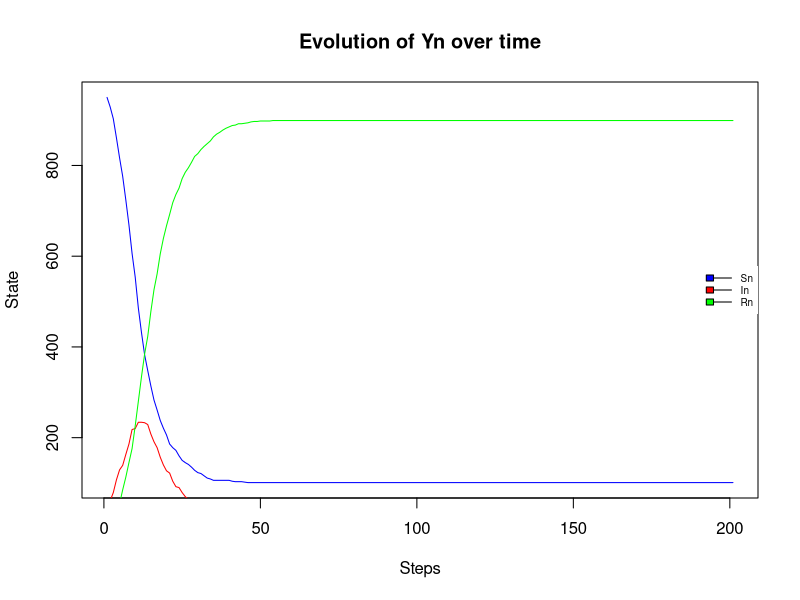

Generate this figure with R:
# total population
t = 1000

# initial population in each state
Sn = 950
In = 50
Rn = 0

# initialize parameters
N = 200
beta = 0.5*In/t
gamma = 0.2
P = matrix(c(1-beta, beta, 0, 0, 1-gamma, gamma, 0, 0, 1), nrow = 3,byrow=TRUE)

# y is an array to keep the results
# each column contains Sn, In and Rn for 1 step
y = matrix('numeric', nrow = 3, ncol = 0)
y = cbind(y, c(Sn, In, Rn))

for (n in 1:N) {
  InInc = min(Sn, rbinom(1, Sn, beta))
  RnInc = min(In, rbinom(1,In,gamma))
  
  In = In + InInc
  Sn = Sn - InInc

  Rn = Rn + RnInc
  In = In - RnInc
  
  # add result to array
  y = cbind(y, c(Sn, In, Rn))
  
  # update beta and matrix
  beta = 0.5*In/t
  P = matrix(c(1-beta, beta, 0, 0, 1-gamma, gamma, 0, 0, 1), nrow = 3,byrow=TRUE)
}

print(y[,N])
x = 1:length(y[1,])

# plots
text = c("Sn","In", "Rn")
plot(x, y[1,], type = "l", col = "blue", cex.lab = 1, cex.axis = 1, xlab ="Steps", ylab = "State", main = "Evolution of Yn over time")
lines(x, y[2,], col="red", type = "l")
lines(x, y[3,], col="green", type = "l")
legend("right",
       legend = text,
       fill=c("blue","red", "green"),
       lty = 1,
       cex = 0.6,
       box.lty=0
)